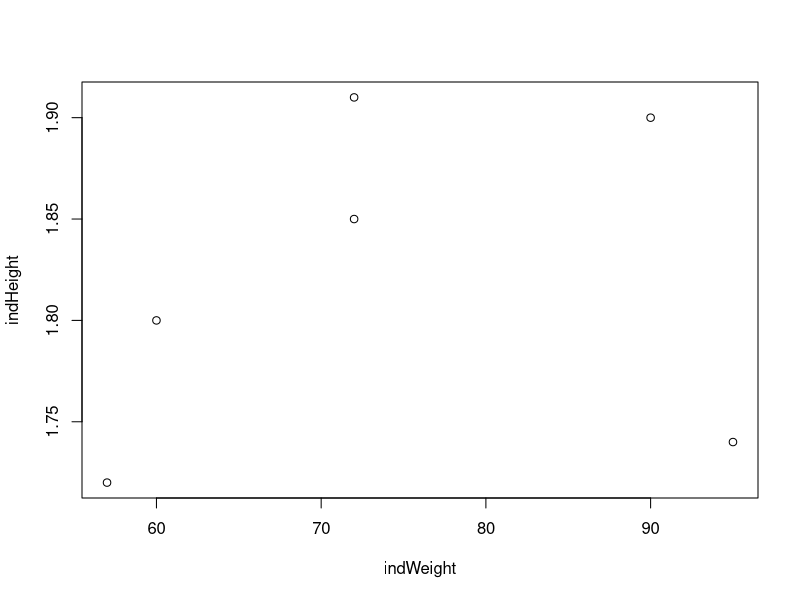
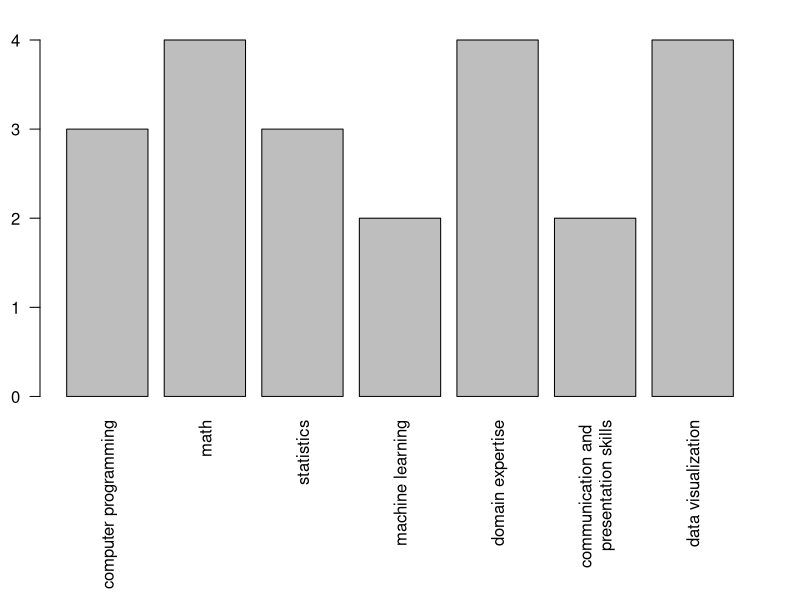

R code for these plots, in order:
## ---- chunk 1
rNormVector <- rnorm(15)
mean(rNormVector)
sd(rNormVector)
## ---- chunk 2
rNormVector <- rnorm(15,mean = 10,sd = 2)
mean(rNormVector)
sd(rNormVector)
## ---- chunk 3
indWeight <-  c(60, 72, 57, 90, 95, 72)
indHeight <- c(1.80, 1.85, 1.72, 1.90, 1.74, 1.91) 
plot(indWeight, indHeight) # Weight and height would seem to be positivly related
indBMI <- indWeight / sqrt(indHeight)
sum(mean(indWeight) - indWeight)

## ---- chunk 4
brychan <- data.frame(
  area = c("computer programming", "math", "statistics", "machine learning", "domain expertise", 
           "communication and \npresentation skills", "data visualization"),
  rank = c(3, 4, 3, 2, 4, 2, 4)
  )
par(mar = c(10,2,2,2))
barplot(brychan$rank, names.arg = brychan$area,las=2)


